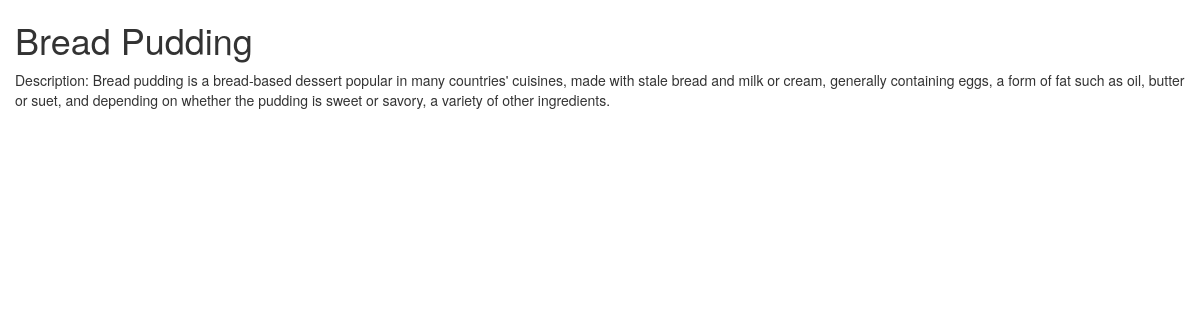
Screenshot of /catalog/Puddings/Bread Pudding with the database file from the repository.
### database_setup.py (models this page shows, shortened)
class Item(Base):
    __tablename__ = 'item'
    name = Column(String(80), nullable=False)
    id = Column(Integer, primary_key=True)
    description = Column(String(250))
    category_name = Column(String, ForeignKey('category.name'))
    category = relationship(Category)
    user_id = Column(Integer, ForeignKey('user.id'))
    user = relationship(User)

### app.py (the view)
@app.route('/catalog/<string:category_name>/<string:item_name>')
def showItem(category_name, item_name):
    categories = session.query(Category).all()
    item = session.query(Item).filter_by(name=item_name).one()
    creator = getUserInfo(item.user_id)
    if 'username' not in login_session or creator.id != login_session['user_id']:
        return render_template('publicitem.html', categories=categories, item=item)
    else:
        return render_template('item.html', categories=categories, item=item)

### app.py (called while the page is built)
def getUserInfo(user_id):
    user = session.query(User).filter_by(id=user_id).one()
    return user

### templates/publicitem.html (shortened to what this page needs)
<!DOCTYPE html>
<html lang="en">
<head>
  <link rel="stylesheet" href="https://maxcdn.bootstrapcdn.com/bootstrap/3.4.0/css/bootstrap.min.css">
</head>
<body>
<div class='container-fluid'>
    <div class='row'>
        <div class='col-xs-12'>
            <h1>{{item.name}}</h1>
            Description: {{item.description}}
        </div>
    </div>
</div>
</body>
</html>

### rows the page displays
Item: name "Bread Pudding", description "Bread pudding is a bread-based dessert popular in many countries' cuisines, made with stale bread and milk or cream, generally containing eggs, a form of fat such as oil, butter or suet, and depending on whether the pudding is sweet or savory, a variety of other ingredients."
